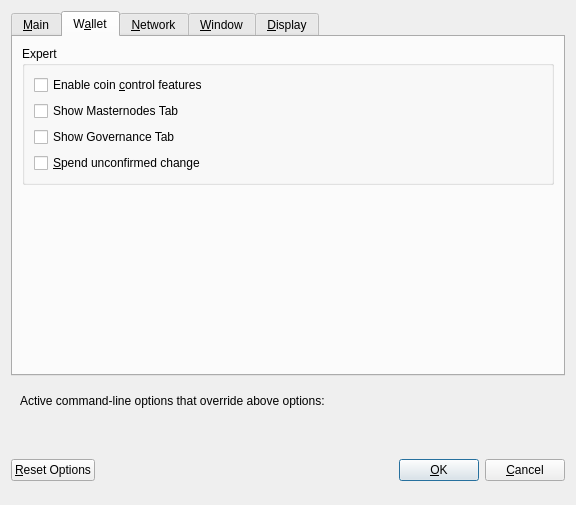
<?xml version="1.0" encoding="UTF-8"?>
<ui version="4.0">
 <class>OptionsDialog</class>
 <widget class="QDialog" name="OptionsDialog">
  <property name="geometry">
   <rect>
    <x>0</x>
    <y>0</y>
    <width>576</width>
    <height>505</height>
   </rect>
  </property>
  <property name="windowTitle">
   <string>Options</string>
  </property>
  <property name="modal">
   <bool>true</bool>
  </property>
  <layout class="QVBoxLayout" name="verticalLayout">
   <item>
    <widget class="QTabWidget" name="tabWidget">
     <property name="currentIndex">
      <number>1</number>
     </property>
     <widget class="QWidget" name="tabMain">
      <attribute name="title">
       <string>&amp;Main</string>
      </attribute>
      <layout class="QVBoxLayout" name="verticalLayout_Main">
       <item>
        <widget class="QCheckBox" name="bitcoinAtStartup">
         <property name="toolTip">
          <string>Automatically start %1 after logging in to the system.</string>
         </property>
         <property name="text">
          <string>&amp;Start %1 on system login</string>
         </property>
        </widget>
       </item>
       <item>
        <layout class="QHBoxLayout" name="horizontalLayout_2_Main">
         <item>
          <widget class="QLabel" name="databaseCacheLabel">
           <property name="text">
            <string>Size of &amp;database cache</string>
           </property>
           <property name="textFormat">
            <enum>Qt::PlainText</enum>
           </property>
           <property name="buddy">
            <cstring>databaseCache</cstring>
           </property>
          </widget>
         </item>
         <item>
          <widget class="QSpinBox" name="databaseCache"/>
         </item>
         <item>
          <widget class="QLabel" name="databaseCacheUnitLabel">
           <property name="text">
            <string>MB</string>
           </property>
           <property name="textFormat">
            <enum>Qt::PlainText</enum>
           </property>
          </widget>
         </item>
         <item>
          <spacer name="horizontalSpacer_2_Main">
           <property name="orientation">
            <enum>Qt::Horizontal</enum>
           </property>
           <property name="sizeHint" stdset="0">
            <size>
             <width>40</width>
             <height>20</height>
            </size>
           </property>
          </spacer>
         </item>
        </layout>
       </item>
       <item>
        <layout class="QHBoxLayout" name="horizontalLayout_3_Main">
         <item>
          <widget class="QLabel" name="threadsScriptVerifLabel">
           <property name="text">
            <string>Number of script &amp;verification threads</string>
           </property>
           <property name="textFormat">
            <enum>Qt::PlainText</enum>
           </property>
           <property name="buddy">
            <cstring>threadsScriptVerif</cstring>
           </property>
          </widget>
         </item>
         <item>
          <widget class="QSpinBox" name="threadsScriptVerif">
           <property name="toolTip">
            <string>(0 = auto, &lt;0 = leave that many cores free)</string>
           </property>
          </widget>
         </item>
         <item>
          <spacer name="horizontalSpacer_3_Main">
           <property name="orientation">
            <enum>Qt::Horizontal</enum>
           </property>
           <property name="sizeHint" stdset="0">
            <size>
             <width>40</width>
             <height>20</height>
            </size>
           </property>
          </spacer>
         </item>
        </layout>
       </item>
       <item>
        <spacer name="verticalSpacer_Main">
         <property name="orientation">
          <enum>Qt::Vertical</enum>
         </property>
         <property name="sizeHint" stdset="0">
          <size>
           <width>20</width>
           <height>40</height>
          </size>
         </property>
        </spacer>
       </item>
      </layout>
     </widget>
     <widget class="QWidget" name="tabWallet">
      <attribute name="title">
       <string>W&amp;allet</string>
      </attribute>
      <layout class="QVBoxLayout" name="verticalLayout_Wallet">
       <item>
        <widget class="QGroupBox" name="groupBox">
         <property name="title">
          <string>Expert</string>
         </property>
         <layout class="QVBoxLayout" name="verticalLayout_2">
          <item>
           <widget class="QCheckBox" name="coinControlFeatures">
            <property name="toolTip">
             <string>Whether to show coin control features or not.</string>
            </property>
            <property name="text">
             <string>Enable coin &amp;control features</string>
            </property>
           </widget>
          </item>
          <item>
           <widget class="QCheckBox" name="showMasternodesTab">
            <property name="toolTip">
             <string>Show additional tab listing all your masternodes in first sub-tab&lt;br/&gt;and all masternodes on the network in second sub-tab.</string>
            </property>
            <property name="text">
             <string>Show Masternodes Tab</string>
            </property>
           </widget>
          </item>
          <item>
           <widget class="QCheckBox" name="showGovernanceTab">
            <property name="toolTip">
             <string>If you disable the spending of unconfirmed change, the change from a transaction&lt;br/&gt;cannot be used until that transaction has at least one confirmation.&lt;br/&gt;This also affects how your balance is computed.</string>
            </property>
            <property name="text">
             <string>Show Governance Tab</string>
            </property>
           </widget>
          </item>
          <item>
           <widget class="QCheckBox" name="spendZeroConfChange">
            <property name="toolTip">
             <string>If you disable the spending of unconfirmed change, the change from a transaction&lt;br/&gt;cannot be used until that transaction has at least one confirmation.&lt;br/&gt;This also affects how your balance is computed.</string>
            </property>
            <property name="text">
             <string>&amp;Spend unconfirmed change</string>
            </property>
           </widget>
          </item>
         </layout>
        </widget>
       </item>
       <item>
        <spacer name="verticalSpacer_2">
         <property name="orientation">
          <enum>Qt::Vertical</enum>
         </property>
         <property name="sizeHint" stdset="0">
          <size>
           <width>20</width>
           <height>40</height>
          </size>
         </property>
        </spacer>
       </item>
      </layout>
     </widget>
     <widget class="QWidget" name="tabNetwork">
      <attribute name="title">
       <string>&amp;Network</string>
      </attribute>
      <layout class="QVBoxLayout" name="verticalLayout_Network">
       <item>
        <widget class="QCheckBox" name="mapPortUpnp">
         <property name="toolTip">
          <string>Automatically open the Helpforcancer Core client port on the router. This only works when your router supports UPnP and it is enabled.</string>
         </property>
         <property name="text">
          <string>Map port using &amp;UPnP</string>
         </property>
        </widget>
       </item>
       <item>
        <widget class="QCheckBox" name="allowIncoming">
         <property name="toolTip">
          <string>Accept connections from outside</string>
         </property>
         <property name="text">
          <string>Allow incoming connections</string>
         </property>
        </widget>
       </item>
       <item>
        <widget class="QCheckBox" name="connectSocks">
         <property name="toolTip">
          <string>Connect to the Helpforcancer network through a SOCKS5 proxy.</string>
         </property>
         <property name="text">
          <string>&amp;Connect through SOCKS5 proxy (default proxy):</string>
         </property>
        </widget>
       </item>
       <item>
        <layout class="QHBoxLayout" name="horizontalLayout_1_Network">
         <item>
          <widget class="QLabel" name="proxyIpLabel">
           <property name="text">
            <string>Proxy &amp;IP:</string>
           </property>
           <property name="textFormat">
            <enum>Qt::PlainText</enum>
           </property>
           <property name="buddy">
            <cstring>proxyIp</cstring>
           </property>
          </widget>
         </item>
         <item>
          <widget class="QValidatedLineEdit" name="proxyIp">
           <property name="minimumSize">
            <size>
             <width>140</width>
             <height>0</height>
            </size>
           </property>
           <property name="maximumSize">
            <size>
             <width>140</width>
             <height>16777215</height>
            </size>
           </property>
           <property name="toolTip">
            <string>IP address of the proxy (e.g. IPv4: 127.0.0.1 / IPv6: ::1)</string>
           </property>
          </widget>
         </item>
         <item>
          <widget class="QLabel" name="proxyPortLabel">
           <property name="text">
            <string>&amp;Port:</string>
           </property>
           <property name="textFormat">
            <enum>Qt::PlainText</enum>
           </property>
           <property name="buddy">
            <cstring>proxyPort</cstring>
           </property>
          </widget>
         </item>
         <item>
          <widget class="QLineEdit" name="proxyPort">
           <property name="minimumSize">
            <size>
             <width>55</width>
             <height>0</height>
            </size>
           </property>
           <property name="maximumSize">
            <size>
             <width>55</width>
             <height>16777215</height>
            </size>
           </property>
           <property name="toolTip">
            <string>Port of the proxy (e.g. 9050)</string>
           </property>
          </widget>
         </item>
         <item>
          <spacer name="horizontalSpacer_1_Network">
           <property name="orientation">
            <enum>Qt::Horizontal</enum>
           </property>
           <property name="sizeHint" stdset="0">
            <size>
             <width>40</width>
             <height>20</height>
            </size>
           </property>
          </spacer>
         </item>
        </layout>
       </item>
       <item>
        <layout class="QHBoxLayout" name="horizontalLayout_2_Network">
         <item>
          <widget class="QLabel" name="proxyActiveNets">
           <property name="text">
            <string>Used for reaching peers via:</string>
           </property>
           <property name="textFormat">
            <enum>Qt::PlainText</enum>
           </property>
          </widget>
         </item>
         <item>
          <widget class="QCheckBox" name="proxyReachIPv4">
           <property name="enabled">
            <bool>false</bool>
           </property>
           <property name="toolTip">
            <string>Shows, if the supplied default SOCKS5 proxy is used to reach peers via this network type.</string>
           </property>
           <property name="text">
            <string/>
           </property>
          </widget>
         </item>
         <item>
          <widget class="QLabel" name="proxyReachIPv4Label">
           <property name="text">
            <string>IPv4</string>
           </property>
           <property name="textFormat">
            <enum>Qt::PlainText</enum>
           </property>
          </widget>
         </item>
         <item>
          <widget class="QCheckBox" name="proxyReachIPv6">
           <property name="enabled">
            <bool>false</bool>
           </property>
           <property name="toolTip">
            <string>Shows, if the supplied default SOCKS5 proxy is used to reach peers via this network type.</string>
           </property>
           <property name="text">
            <string/>
           </property>
          </widget>
         </item>
         <item>
          <widget class="QLabel" name="proxyReachIPv6Label">
           <property name="text">
            <string>IPv6</string>
           </property>
           <property name="textFormat">
            <enum>Qt::PlainText</enum>
           </property>
          </widget>
         </item>
         <item>
          <widget class="QCheckBox" name="proxyReachTor">
           <property name="enabled">
            <bool>false</bool>
           </property>
           <property name="toolTip">
            <string>Shows, if the supplied default SOCKS5 proxy is used to reach peers via this network type.</string>
           </property>
           <property name="text">
            <string/>
           </property>
          </widget>
         </item>
         <item>
          <widget class="QLabel" name="proxyReachTorLabel">
           <property name="text">
            <string>Tor</string>
           </property>
           <property name="textFormat">
            <enum>Qt::PlainText</enum>
           </property>
          </widget>
         </item>
         <item>
          <spacer name="horizontalSpacer_2_Network">
           <property name="orientation">
            <enum>Qt::Horizontal</enum>
           </property>
           <property name="sizeHint" stdset="0">
            <size>
             <width>40</width>
             <height>20</height>
            </size>
           </property>
          </spacer>
         </item>
        </layout>
       </item>
       <item>
        <widget class="QCheckBox" name="connectSocksTor">
         <property name="toolTip">
          <string>Connect to the Helpforcancer network through a separate SOCKS5 proxy for Tor hidden services.</string>
         </property>
         <property name="text">
          <string>Use separate SOCKS5 proxy to reach peers via Tor hidden services:</string>
         </property>
        </widget>
       </item>
       <item>
        <layout class="QHBoxLayout" name="horizontalLayout_3_Network">
         <item>
          <widget class="QLabel" name="proxyIpTorLabel">
           <property name="text">
            <string>Proxy &amp;IP:</string>
           </property>
           <property name="textFormat">
            <enum>Qt::PlainText</enum>
           </property>
           <property name="buddy">
            <cstring>proxyIpTor</cstring>
           </property>
          </widget>
         </item>
         <item>
          <widget class="QValidatedLineEdit" name="proxyIpTor">
           <property name="minimumSize">
            <size>
             <width>140</width>
             <height>0</height>
            </size>
           </property>
           <property name="maximumSize">
            <size>
             <width>140</width>
             <height>16777215</height>
            </size>
           </property>
           <property name="toolTip">
            <string>IP address of the proxy (e.g. IPv4: 127.0.0.1 / IPv6: ::1)</string>
           </property>
          </widget>
         </item>
         <item>
          <widget class="QLabel" name="proxyPortTorLabel">
           <property name="text">
            <string>&amp;Port:</string>
           </property>
           <property name="textFormat">
            <enum>Qt::PlainText</enum>
           </property>
           <property name="buddy">
            <cstring>proxyPortTor</cstring>
           </property>
          </widget>
         </item>
         <item>
          <widget class="QLineEdit" name="proxyPortTor">
           <property name="minimumSize">
            <size>
             <width>55</width>
             <height>0</height>
            </size>
           </property>
           <property name="maximumSize">
            <size>
             <width>55</width>
             <height>16777215</height>
            </size>
           </property>
           <property name="toolTip">
            <string>Port of the proxy (e.g. 9050)</string>
           </property>
          </widget>
         </item>
         <item>
          <spacer name="horizontalSpacer_4_Network">
           <property name="orientation">
            <enum>Qt::Horizontal</enum>
           </property>
           <property name="sizeHint" stdset="0">
            <size>
             <width>40</width>
             <height>20</height>
            </size>
           </property>
          </spacer>
         </item>
        </layout>
       </item>
       <item>
        <spacer name="verticalSpacer_Network">
         <property name="orientation">
          <enum>Qt::Vertical</enum>
         </property>
         <property name="sizeHint" stdset="0">
          <size>
           <width>20</width>
           <height>40</height>
          </size>
         </property>
        </spacer>
       </item>
      </layout>
     </widget>
     <widget class="QWidget" name="tabWindow">
      <attribute name="title">
       <string>&amp;Window</string>
      </attribute>
      <layout class="QVBoxLayout" name="verticalLayout_Window">
       <item>
        <widget class="QCheckBox" name="hideTrayIcon">
         <property name="toolTip">
          <string>&amp;Hide the icon from the system tray.</string>
         </property>
         <property name="text">
          <string>Hide tray icon</string>
         </property>
        </widget>
       </item>
       <item>
        <widget class="QCheckBox" name="minimizeToTray">
         <property name="toolTip">
          <string>Show only a tray icon after minimizing the window.</string>
         </property>
         <property name="text">
          <string>&amp;Minimize to the tray instead of the taskbar</string>
         </property>
        </widget>
       </item>
       <item>
        <widget class="QCheckBox" name="minimizeOnClose">
         <property name="toolTip">
          <string>Minimize instead of exit the application when the window is closed. When this option is enabled, the application will be closed only after selecting Exit in the menu.</string>
         </property>
         <property name="text">
          <string>M&amp;inimize on close</string>
         </property>
        </widget>
       </item>
       <item>
        <spacer name="verticalSpacer_Window">
         <property name="orientation">
          <enum>Qt::Vertical</enum>
         </property>
         <property name="sizeHint" stdset="0">
          <size>
           <width>20</width>
           <height>40</height>
          </size>
         </property>
        </spacer>
       </item>
      </layout>
     </widget>
     <widget class="QWidget" name="tabDisplay">
      <attribute name="title">
       <string>&amp;Display</string>
      </attribute>
      <layout class="QVBoxLayout" name="verticalLayout_Display">
       <item>
        <layout class="QHBoxLayout" name="horizontalLayout_1_Display">
         <item>
          <widget class="QLabel" name="langLabel">
           <property name="text">
            <string>User Interface &amp;language:</string>
           </property>
           <property name="textFormat">
            <enum>Qt::PlainText</enum>
           </property>
           <property name="buddy">
            <cstring>lang</cstring>
           </property>
          </widget>
         </item>
         <item>
          <widget class="QValueComboBox" name="lang">
           <property name="toolTip">
            <string>The user interface language can be set here. This setting will take effect after restarting %1.</string>
           </property>
          </widget>
         </item>
        </layout>
       </item>
       <item>
        <widget class="QLabel" name="label_3">
         <property name="toolTip">
          <string notr="true"/>
         </property>
         <property name="statusTip">
          <string notr="true"/>
         </property>
         <property name="whatsThis">
          <string notr="true"/>
         </property>
         <property name="accessibleName">
          <string notr="true"/>
         </property>
         <property name="text">
          <string>Language missing or translation incomplete? Help contributing translations here:
https://www.transifex.com/projects/p/helpforcancer/</string>
         </property>
         <property name="wordWrap">
          <bool>true</bool>
         </property>
         <property name="openExternalLinks">
          <bool>true</bool>
         </property>
         <property name="textInteractionFlags">
          <set>Qt::TextBrowserInteraction</set>
         </property>
        </widget>
       </item>
       <item>
        <layout class="QHBoxLayout" name="horizontalLayout_4_Display" stretch="0,0">
         <item>
          <widget class="QLabel" name="themeLabel">
           <property name="text">
            <string>User Interface Theme:</string>
           </property>
          </widget>
         </item>
         <item>
          <widget class="QValueComboBox" name="theme"/>
         </item>
        </layout>
       </item>
       <item>
        <widget class="Line" name="line">
         <property name="orientation">
          <enum>Qt::Horizontal</enum>
         </property>
        </widget>
       </item>
       <item>
        <layout class="QHBoxLayout" name="horizontalLayout_2_Display">
         <item>
          <widget class="QLabel" name="unitLabel">
           <property name="text">
            <string>&amp;Unit to show amounts in:</string>
           </property>
           <property name="textFormat">
            <enum>Qt::PlainText</enum>
           </property>
           <property name="buddy">
            <cstring>unit</cstring>
           </property>
          </widget>
         </item>
         <item>
          <widget class="QValueComboBox" name="unit">
           <property name="toolTip">
            <string>Choose the default subdivision unit to show in the interface and when sending coins.</string>
           </property>
          </widget>
         </item>
        </layout>
       </item>
       <item>
        <layout class="QHBoxLayout" name="horizontalLayout_5_Display">
         <item>
          <widget class="QLabel" name="digitsLabel">
           <property name="text">
            <string>Decimal digits</string>
           </property>
          </widget>
         </item>
         <item>
          <widget class="QValueComboBox" name="digits"/>
         </item>
        </layout>
       </item>
       <item>
        <layout class="QHBoxLayout" name="horizontalLayout_3_Display">
         <item>
          <widget class="QLabel" name="thirdPartyTxUrlsLabel">
           <property name="toolTip">
            <string>Third party URLs (e.g. a block explorer) that appear in the transactions tab as context menu items.&lt;br/&gt;%s in the URL is replaced by transaction hash. Multiple URLs are separated by vertical bar |.</string>
           </property>
           <property name="text">
            <string>Third party transaction URLs</string>
           </property>
           <property name="buddy">
            <cstring>thirdPartyTxUrls</cstring>
           </property>
          </widget>
         </item>
         <item>
          <widget class="QLineEdit" name="thirdPartyTxUrls">
           <property name="toolTip">
            <string>Third party URLs (e.g. a block explorer) that appear in the transactions tab as context menu items.&lt;br/&gt;%s in the URL is replaced by transaction hash. Multiple URLs are separated by vertical bar |.</string>
           </property>
          </widget>
         </item>
        </layout>
       </item>
       <item>
        <spacer name="verticalSpacer">
         <property name="orientation">
          <enum>Qt::Vertical</enum>
         </property>
         <property name="sizeHint" stdset="0">
          <size>
           <width>20</width>
           <height>40</height>
          </size>
         </property>
        </spacer>
       </item>
      </layout>
     </widget>
    </widget>
   </item>
   <item>
    <widget class="QFrame" name="frame">
     <layout class="QVBoxLayout" name="verticalLayout_Bottom">
      <item>
       <layout class="QHBoxLayout" name="horizontalLayout_Bottom">
        <item>
         <widget class="QLabel" name="overriddenByCommandLineInfoLabel">
          <property name="text">
           <string>Active command-line options that override above options:</string>
          </property>
          <property name="textFormat">
           <enum>Qt::PlainText</enum>
          </property>
         </widget>
        </item>
        <item>
         <spacer name="horizontalSpacer_Bottom">
          <property name="orientation">
           <enum>Qt::Horizontal</enum>
          </property>
          <property name="sizeHint" stdset="0">
           <size>
            <width>40</width>
            <height>20</height>
           </size>
          </property>
         </spacer>
        </item>
       </layout>
      </item>
      <item>
       <widget class="QLabel" name="overriddenByCommandLineLabel">
        <property name="text">
         <string/>
        </property>
        <property name="textFormat">
         <enum>Qt::PlainText</enum>
        </property>
        <property name="wordWrap">
         <bool>true</bool>
        </property>
       </widget>
      </item>
     </layout>
    </widget>
   </item>
   <item>
    <layout class="QHBoxLayout" name="horizontalLayout_Buttons">
     <item>
      <widget class="QPushButton" name="resetButton">
       <property name="toolTip">
        <string>Reset all client options to default.</string>
       </property>
       <property name="text">
        <string>&amp;Reset Options</string>
       </property>
       <property name="autoDefault">
        <bool>false</bool>
       </property>
      </widget>
     </item>
     <item>
      <spacer name="horizontalSpacer_1">
       <property name="orientation">
        <enum>Qt::Horizontal</enum>
       </property>
       <property name="sizeHint" stdset="0">
        <size>
         <width>40</width>
         <height>48</height>
        </size>
       </property>
      </spacer>
     </item>
     <item>
      <widget class="QLabel" name="statusLabel">
       <property name="minimumSize">
        <size>
         <width>200</width>
         <height>0</height>
        </size>
       </property>
       <property name="font">
        <font>
         <weight>75</weight>
         <bold>true</bold>
        </font>
       </property>
       <property name="text">
        <string/>
       </property>
       <property name="textFormat">
        <enum>Qt::PlainText</enum>
       </property>
       <property name="wordWrap">
        <bool>true</bool>
       </property>
      </widget>
     </item>
     <item>
      <spacer name="horizontalSpacer_2">
       <property name="orientation">
        <enum>Qt::Horizontal</enum>
       </property>
       <property name="sizeHint" stdset="0">
        <size>
         <width>40</width>
         <height>48</height>
        </size>
       </property>
      </spacer>
     </item>
     <item>
      <widget class="QPushButton" name="okButton">
       <property name="text">
        <string>&amp;OK</string>
       </property>
       <property name="autoDefault">
        <bool>false</bool>
       </property>
       <property name="default">
        <bool>true</bool>
       </property>
      </widget>
     </item>
     <item>
      <widget class="QPushButton" name="cancelButton">
       <property name="text">
        <string>&amp;Cancel</string>
       </property>
       <property name="autoDefault">
        <bool>false</bool>
       </property>
      </widget>
     </item>
    </layout>
   </item>
  </layout>
 </widget>
 <customwidgets>
  <customwidget>
   <class>QValidatedLineEdit</class>
   <extends>QLineEdit</extends>
   <header>qvalidatedlineedit.h</header>
  </customwidget>
  <customwidget>
   <class>QValueComboBox</class>
   <extends>QComboBox</extends>
   <header>qvaluecombobox.h</header>
  </customwidget>
 </customwidgets>
 <resources/>
 <connections/>
</ui>
